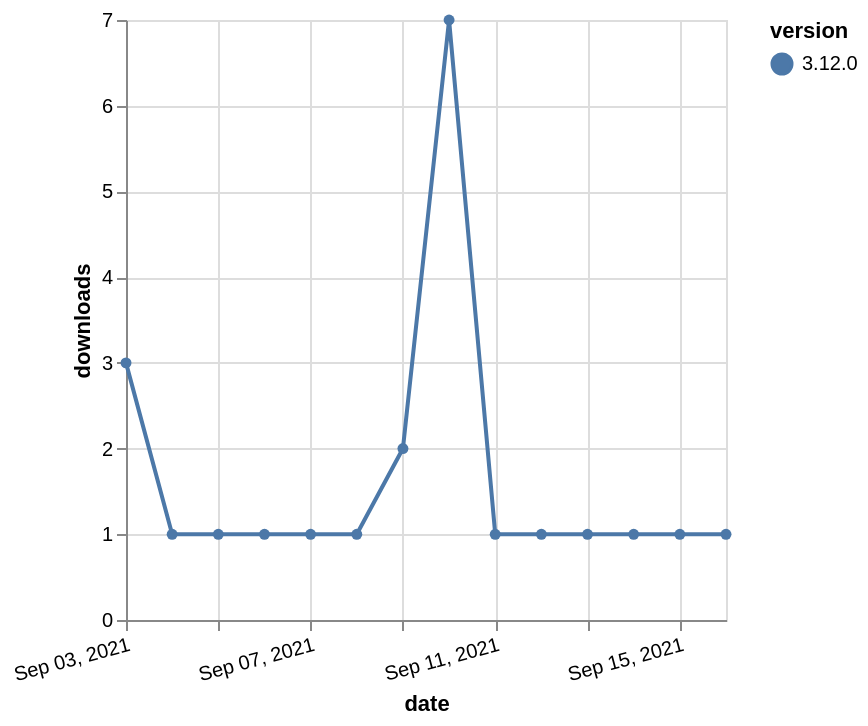

Specify this chart in Vega-Lite:
### Vega-Lite specification from a JSON file in a GitHub repository (floating-point values rounded to 4 significant figures)
{"$schema": "https://vega.github.io/schema/vega-lite/v5.json", "description": "A simple bar chart with embedded data.", "data": {"values": [{"date": "2021-09-03", "total": 512, "delta": 3, "version": "3.12.0"}, {"date": "2021-09-04", "total": 513, "delta": 1, "version": "3.12.0"}, {"date": "2021-09-05", "total": 514, "delta": 1, "version": "3.12.0"}, {"date": "2021-09-06", "total": 515, "delta": 1, "version": "3.12.0"}, {"date": "2021-09-07", "total": 516, "delta": 1, "version": "3.12.0"}, {"date": "2021-09-08", "total": 517, "delta": 1, "version": "3.12.0"}, {"date": "2021-09-09", "total": 519, "delta": 2, "version": "3.12.0"}, {"date": "2021-09-10", "total": 526, "delta": 7, "version": "3.12.0"}, {"date": "2021-09-11", "total": 527, "delta": 1, "version": "3.12.0"}, {"date": "2021-09-12", "total": 528, "delta": 1, "version": "3.12.0"}, {"date": "2021-09-13", "total": 529, "delta": 1, "version": "3.12.0"}, {"date": "2021-09-14", "total": 530, "delta": 1, "version": "3.12.0"}, {"date": "2021-09-15", "total": 531, "delta": 1, "version": "3.12.0"}, {"date": "2021-09-16", "total": 532, "delta": 1, "version": "3.12.0"}]}, "width": "container", "mark": {"type": "line", "point": {"filled": true}}, "encoding": {"x": {"field": "date", "type": "temporal", "timeUnit": "yearmonthdate", "title": "date", "axis": {"labelAngle": -15}}, "y": {"field": "delta", "type": "quantitative", "title": "downloads"}, "color": {"field": "version", "type": "nominal"}, "tooltip": {"field": "delta"}}}
